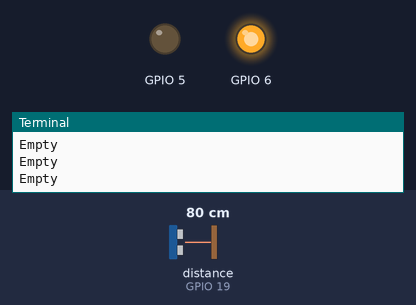
The program below on a simulated Raspberry Pi (BCM pin numbers). Shown: output pins drawn as LEDs (lit = HIGH), the last lines printed to the terminal. The inputs (shaded band) are chosen by the test bench; at power-on: distance to the obstacle (sensor on GPIO 19) 80 cm. The echo pulse lasts 58.3 µs per cm; databases and web services accept everything at once and return nothing; the clock reads 2024-03-15 10:24:30 at power-on unless the program sets it; pins used as bus, display or sensor lines are not drawn.

Above: at 1.2 s.
1.3 s: distance to the obstacle (sensor on GPIO 19) set to 55 cm
2.8 s: distance to the obstacle (sensor on GPIO 19) set to 45 cm
At 3.7 s:
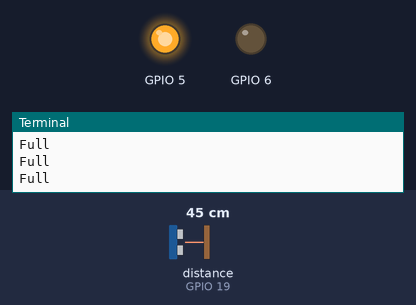
4.3 s: distance to the obstacle (sensor on GPIO 19) set to 4 cm
5.8 s: distance to the obstacle (sensor on GPIO 19) set to 2 cm
At 7.2 s:
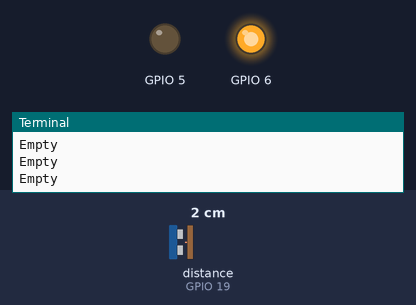
7.5 s: distance to the obstacle (sensor on GPIO 19) set to 18 cm
At 8.3 s:
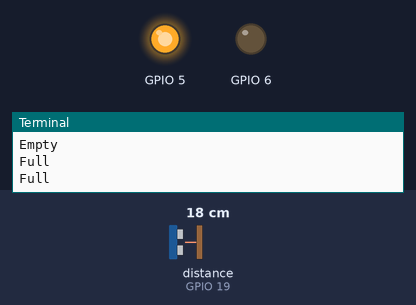
Timing chart, 0 to 10.2 s (numbered marks = the images above; inputs shaded):
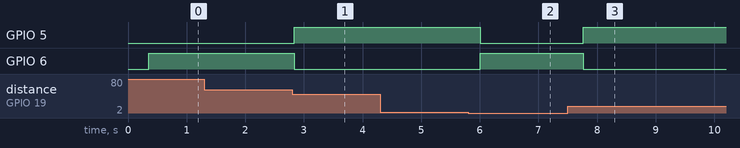

The program:

ParkingLot.py
```python
#!/usr/bin/python
import RPi.GPIO as GPIO
import time
import MySQLdb
GPIO.setmode(GPIO.BCM)

GPIO.setup(5, GPIO.OUT) #output from pin 5 green
GPIO.setup(6, GPIO.OUT) #output from pin 5
TRIG = 13
ECHO = 19


GPIO.setup(TRIG,GPIO.OUT)
GPIO.output(TRIG, 0)
db = MySQLdb.connect(host="johnny.heliohost.org", # your host, usually localhost
                       user="USERNAME", # your username
                       passwd="PASSWORD",  # your password
                       db="DB_NAME")# name of the data base

while True:
  GPIO.setup(ECHO,GPIO.IN)
  time.sleep(0.1)
  GPIO.output(TRIG, True)
  time.sleep(0.00001)
  #print "Distance Measurement In Progress"
  GPIO.output(TRIG, 1)
  time.sleep(0.25)
  GPIO.output(TRIG,0)
  while GPIO.input(ECHO)==0:
      pass
  start = time.time() #time
  while GPIO.input(ECHO)==1:
    pass
  stop = time.time()
  travel_time = stop-start
  dist = round ((travel_time*17000),0)

  if 2 < dist < 50:
      sql="UPDATE parkinglot SET parked=1 WHERE  location='A1'"
      print "Full"
      GPIO.output(6, GPIO.LOW)
      GPIO.output(5, GPIO.HIGH)
  else:
      sql="UPDATE parkinglot SET parked=0 WHERE  location='A1'"
      print "Empty"
      GPIO.output(5, GPIO.LOW)
      GPIO.output(6, GPIO.HIGH)

  cursor=db.cursor()
  try:
        cursor.execute(sql)
        db.commit()
  except:
      db.rollback()


GPIO.cleanup()
```

Measured:
- the behaviour switches between 50 and 49 cm on distance to the obstacle (sensor on GPIO 19) (found by bisection; images 0 and 1)
- the behaviour switches between 3 and 2 cm on distance to the obstacle (sensor on GPIO 19) (found by bisection; images 1 and 2)
- after the input at 2.8 s, GPIO 5: LOW → HIGH at once; GPIO 6: HIGH → LOW at once
- after the input at 5.8 s, GPIO 5: HIGH → LOW after 0.21 s; GPIO 6: LOW → HIGH after 0.21 s
- after the input at 7.5 s, GPIO 5: LOW → HIGH after 0.26 s; GPIO 6: HIGH → LOW after 0.26 s
